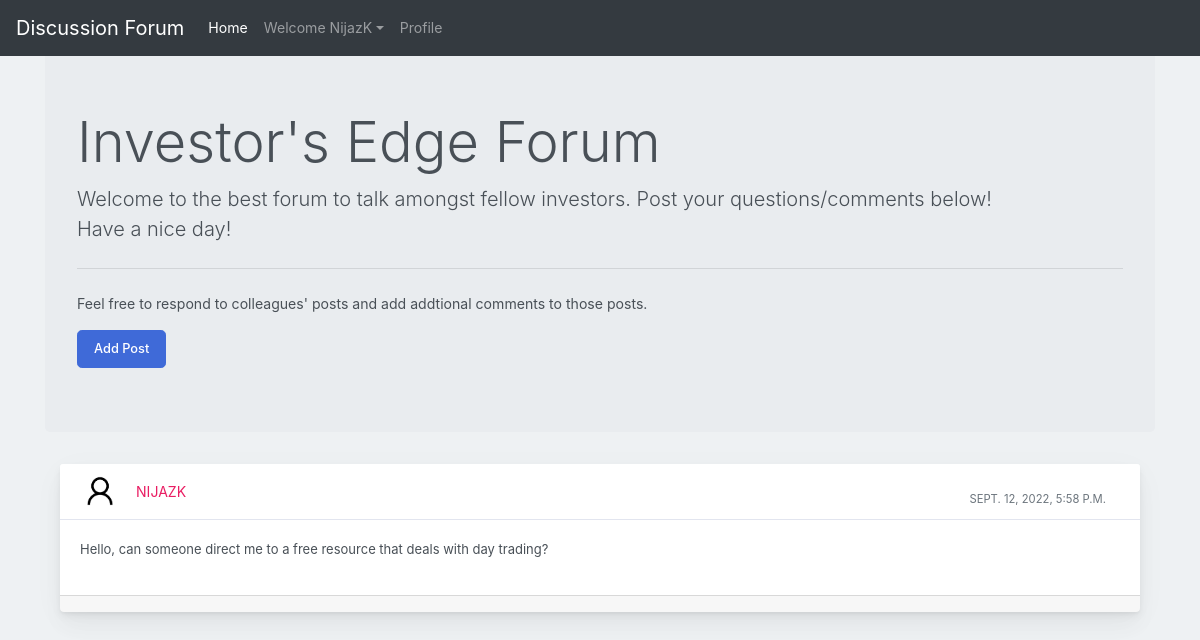
The app's page / (signed in) with its own data.
### Blog/models.py (models this page shows)
class Post(models.Model):
    user1 = models.ForeignKey(User, on_delete=models.CASCADE, default=1)
    post_id = models.AutoField
    post_content = models.CharField(max_length=5000)
    timestamp= models.DateTimeField(default=now)
    image = models.ImageField(upload_to="images",default="")

### Blog/views.py (the view, shortened to what this page needs)
# urls.py: path("", views.forum, name="Forum"),
def forum(request):
    profile = Profile.objects.all()
    posts = Post.objects.filter().order_by('-timestamp')
    return render(request, "forum.html", {'posts':posts})

### Blog/templates/forum.html (shortened to what this page needs)
{% extends 'basic.html' %}
{% block homeactive %} active {% endblock homeactive %}
{% block body %}
{% load static %}
<div class="container my-4">
<div class="jumbotron">
    <h1 class="display-4">Investor's Edge Forum</h1>
    <p class="lead">Welcome to the best forum to talk amongst fellow investors. Post your questions/comments below! <br> Have a nice day!</p>
    <hr class="my-4">
    <p>Feel free to respond to colleagues' posts and add addtional comments to those posts.</p>
      <button class="btn btn-primary btn-lg" data-target="#questions" data-toggle="modal" role="button">Add Post</button>
    </div>
    {% for post in posts %}
    <div class="container-fluid mt-10">
      <div class="row">
          <div class="col-md-12">
              <div class="card mb-4">
                  <div class="card-header">
                      <div class="media flex-wrap w-100 align-items-center"> <img src="/media/{{post.image}}"
                              class="d-block ui-w-40 rounded-circle" alt="">
                          <div class="media-body ml-3"> <a href="/discussion/{{post.id}}" data-abc="true">{{post.user1}}</a>
                          </div>
                          <div class="text-muted small ml-3">
                            <div class="px-4 pt-3">{{post.timestamp}} </div>
                          </div>
                      </div>
                  </div>
                  <div class="card-body">
                      <p>{{post.post_content}}</p>
                  </div>
                  <div class="card-footer d-flex flex-wrap justify-content-between align-items-center px-0 pt-0 pb-3">
                  </div>
              </div>
          </div>
      </div>
  </div>
  {% endfor %}
</div>
    {% endblock %}

### Blog/templates/basic.html (shortened to what this page needs)
<!doctype html>
<html lang="en">
  <head>
    <link rel="stylesheet" href="https://stackpath.bootstrapcdn.com/bootstrap/4.2.1/css/bootstrap.min.css">
  </head>
  <body>
    <nav class="navbar navbar-expand-lg navbar-dark bg-dark fixed-top">
  <a class="navbar-brand" href="/">Discussion Forum</a>
  <div class="collapse navbar-collapse" id="navbarSupportedContent">
    <ul class="navbar-nav mr-auto">
      <li class="nav-item {% block homeactive %} {% endblock homeactive %} ">
        <a class="nav-link" href="/">Home </a>
      </li>
      {% if user.is_authenticated %}
<ul class="navbar-nav mr-2">
<li class="nav-item dropdown">
<a class="nav-link dropdown-toggle" href='#' id="navbarDropdown" role="button" data-toggle="dropdown"> Welcome {{request.user}}</a>
<div class="dropdown-menu" aria-labelledby="navbarDropdown">
      <li class="nav-item {% block profileactive %} {% endblock profileactive %}">
        <a class="nav-link" href="/myprofile">Profile</a>
      </li>
        </div>
      </li>
      {% endif %}
    </ul>
  </div>
</nav>
<br>
</body>
{% block body %} {% endblock %}
</html>

### records on screen
Post: image (placeholder picture), user1 "NIJAZK", timestamp "SEPT. 12, 2022, 5:58 P.M.", post_content "Hello, can someone direct me to a free resource that deals with day trading?"

### other values on screen
{{ request.user }} "NijazK"
